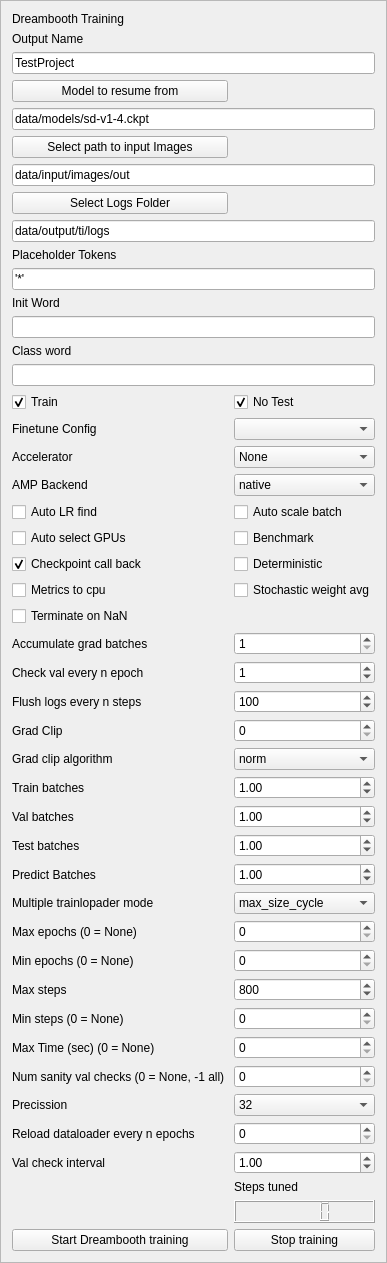
            <widget class="QFrame" name="Dreambooth">
             <property name="frameShape">
              <enum>QFrame::StyledPanel</enum>
             </property>
             <property name="frameShadow">
              <enum>QFrame::Raised</enum>
             </property>
             <layout class="QGridLayout" name="gridLayout">
              <item row="18" column="0">
               <widget class="QCheckBox" name="train">
                <property name="text">
                 <string>Train</string>
                </property>
                <property name="checked">
                 <bool>true</bool>
                </property>
               </widget>
              </item>
              <item row="31" column="0">
               <widget class="QLabel" name="label_75">
                <property name="text">
                 <string>Grad Clip</string>
                </property>
               </widget>
              </item>
              <item row="36" column="0">
               <widget class="QLabel" name="label_80">
                <property name="text">
                 <string>Predict Batches</string>
                </property>
               </widget>
              </item>
              <item row="9" column="0" colspan="2">
               <widget class="QLineEdit" name="logdir">
                <property name="text">
                 <string>data/output/ti/logs</string>
                </property>
               </widget>
              </item>
              <item row="35" column="1">
               <widget class="QDoubleSpinBox" name="limit_test_batches">
                <property name="singleStep">
                 <double>0.100000000000000</double>
                </property>
                <property name="value">
                 <double>1.000000000000000</double>
                </property>
               </widget>
              </item>
              <item row="41" column="1">
               <widget class="QSpinBox" name="min_steps"/>
              </item>
              <item row="34" column="0">
               <widget class="QLabel" name="label_78">
                <property name="text">
                 <string>Val batches</string>
                </property>
               </widget>
              </item>
              <item row="21" column="0">
               <widget class="QLabel" name="label_70">
                <property name="text">
                 <string>Accelerator</string>
                </property>
               </widget>
              </item>
              <item row="44" column="0">
               <widget class="QLabel" name="label_88">
                <property name="text">
                 <string>Precission</string>
                </property>
               </widget>
              </item>
              <item row="40" column="1">
               <widget class="QSpinBox" name="max_steps">
                <property name="maximum">
                 <number>10000</number>
                </property>
                <property name="value">
                 <number>800</number>
                </property>
               </widget>
              </item>
              <item row="46" column="0">
               <widget class="QLabel" name="label_90">
                <property name="text">
                 <string>Val check interval</string>
                </property>
               </widget>
              </item>
              <item row="25" column="1">
               <widget class="QCheckBox" name="deterministic">
                <property name="text">
                 <string>Deterministic</string>
                </property>
               </widget>
              </item>
              <item row="39" column="1">
               <widget class="QSpinBox" name="min_epochs"/>
              </item>
              <item row="19" column="0">
               <widget class="QLabel" name="label_2">
                <property name="text">
                 <string>Finetune Config</string>
                </property>
               </widget>
              </item>
              <item row="23" column="0">
               <widget class="QCheckBox" name="auto_lr_find">
                <property name="text">
                 <string>Auto LR find</string>
                </property>
               </widget>
              </item>
              <item row="43" column="1">
               <widget class="QSpinBox" name="num_sanity_val_steps"/>
              </item>
              <item row="48" column="1">
               <widget class="QLCDNumber" name="steps_tuned"/>
              </item>
              <item row="12" column="0">
               <widget class="QLabel" name="label_3">
                <property name="text">
                 <string>Placeholder Tokens</string>
                </property>
               </widget>
              </item>
              <item row="1" column="0">
               <widget class="QLabel" name="label">
                <property name="text">
                 <string>Output Name</string>
                </property>
               </widget>
              </item>
              <item row="29" column="0">
               <widget class="QLabel" name="label_72">
                <property name="text">
                 <string>Check val every n epoch</string>
                </property>
               </widget>
              </item>
              <item row="32" column="1">
               <widget class="QComboBox" name="gradient_clip_algorithm">
                <item>
                 <property name="text">
                  <string>norm</string>
                 </property>
                </item>
                <item>
                 <property name="text">
                  <string>value</string>
                 </property>
                </item>
               </widget>
              </item>
              <item row="24" column="1">
               <widget class="QCheckBox" name="benchmark">
                <property name="text">
                 <string>Benchmark</string>
                </property>
               </widget>
              </item>
              <item row="14" column="0">
               <widget class="QLabel" name="label_4">
                <property name="text">
                 <string>Init Word</string>
                </property>
               </widget>
              </item>
              <item row="23" column="1">
               <widget class="QCheckBox" name="auto_scale_batch_size">
                <property name="text">
                 <string>Auto scale batch</string>
                </property>
               </widget>
              </item>
              <item row="44" column="1">
               <widget class="QComboBox" name="precision">
                <item>
                 <property name="text">
                  <string>32</string>
                 </property>
                </item>
                <item>
                 <property name="text">
                  <string>16</string>
                 </property>
                </item>
                <item>
                 <property name="text">
                  <string>64</string>
                 </property>
                </item>
               </widget>
              </item>
              <item row="36" column="1">
               <widget class="QDoubleSpinBox" name="limit_predict_batches">
                <property name="singleStep">
                 <double>0.100000000000000</double>
                </property>
                <property name="value">
                 <double>1.000000000000000</double>
                </property>
               </widget>
              </item>
              <item row="22" column="0">
               <widget class="QLabel" name="label_71">
                <property name="text">
                 <string>AMP Backend</string>
                </property>
               </widget>
              </item>
              <item row="49" column="0">
               <widget class="QPushButton" name="Start">
                <property name="text">
                 <string>Start Dreambooth training</string>
                </property>
               </widget>
              </item>
              <item row="42" column="1">
               <widget class="QSpinBox" name="max_time"/>
              </item>
              <item row="45" column="0">
               <widget class="QLabel" name="label_89">
                <property name="text">
                 <string>Reload dataloader every n epochs </string>
                </property>
               </widget>
              </item>
              <item row="26" column="0">
               <widget class="QCheckBox" name="move_metrics_to_cpu">
                <property name="text">
                 <string>Metrics to cpu</string>
                </property>
               </widget>
              </item>
              <item row="4" column="0">
               <widget class="QPushButton" name="resumeModel">
                <property name="text">
                 <string>Model to resume from</string>
                </property>
               </widget>
              </item>
              <item row="30" column="1">
               <widget class="QSpinBox" name="flush_logs_every_n_steps">
                <property name="maximum">
                 <number>10000</number>
                </property>
                <property name="value">
                 <number>100</number>
                </property>
               </widget>
              </item>
              <item row="26" column="1">
               <widget class="QCheckBox" name="stochastic_weight_avg">
                <property name="text">
                 <string>Stochastic weight avg</string>
                </property>
               </widget>
              </item>
              <item row="46" column="1">
               <widget class="QDoubleSpinBox" name="val_check_interval">
                <property name="value">
                 <double>1.000000000000000</double>
                </property>
               </widget>
              </item>
              <item row="42" column="0">
               <widget class="QLabel" name="label_84">
                <property name="text">
                 <string>Max Time (sec) (0 = None)</string>
                </property>
               </widget>
              </item>
              <item row="22" column="1">
               <widget class="QComboBox" name="amp_backend">
                <item>
                 <property name="text">
                  <string>native</string>
                 </property>
                </item>
                <item>
                 <property name="text">
                  <string>apex</string>
                 </property>
                </item>
               </widget>
              </item>
              <item row="45" column="1">
               <widget class="QSpinBox" name="reload_dataloaders_every_n_epochs"/>
              </item>
              <item row="8" column="0">
               <widget class="QPushButton" name="logsFolder">
                <property name="text">
                 <string>Select Logs Folder</string>
                </property>
               </widget>
              </item>
              <item row="43" column="0">
               <widget class="QLabel" name="label_87">
                <property name="text">
                 <string>Num sanity val checks (0 = None, -1 all) </string>
                </property>
               </widget>
              </item>
              <item row="25" column="0">
               <widget class="QCheckBox" name="checkpoint_callback">
                <property name="text">
                 <string>Checkpoint call back</string>
                </property>
                <property name="checked">
                 <bool>true</bool>
                </property>
               </widget>
              </item>
              <item row="39" column="0">
               <widget class="QLabel" name="label_83">
                <property name="text">
                 <string>Min epochs (0 = None)</string>
                </property>
               </widget>
              </item>
              <item row="31" column="1">
               <widget class="QSpinBox" name="gradient_clip_val">
                <property name="maximum">
                 <number>100</number>
                </property>
               </widget>
              </item>
              <item row="7" column="0" colspan="2">
               <widget class="QLineEdit" name="data_root">
                <property name="text">
                 <string>data/input/images/out</string>
                </property>
               </widget>
              </item>
              <item row="32" column="0">
               <widget class="QLabel" name="label_76">
                <property name="text">
                 <string>Grad clip algorithm</string>
                </property>
               </widget>
              </item>
              <item row="5" column="0" colspan="2">
               <widget class="QLineEdit" name="actual_resume">
                <property name="text">
                 <string>data/models/sd-v1-4.ckpt</string>
                </property>
               </widget>
              </item>
              <item row="29" column="1">
               <widget class="QSpinBox" name="check_val_every_n_epoch">
                <property name="maximum">
                 <number>10000</number>
                </property>
                <property name="value">
                 <number>1</number>
                </property>
               </widget>
              </item>
              <item row="34" column="1">
               <widget class="QDoubleSpinBox" name="limit_val_batches">
                <property name="singleStep">
                 <double>0.100000000000000</double>
                </property>
                <property name="value">
                 <double>1.000000000000000</double>
                </property>
               </widget>
              </item>
              <item row="33" column="0">
               <widget class="QLabel" name="label_77">
                <property name="text">
                 <string>Train batches</string>
                </property>
               </widget>
              </item>
              <item row="13" column="0" colspan="2">
               <widget class="QLineEdit" name="placeholder_tokens">
                <property name="text">
                 <string>'*'</string>
                </property>
               </widget>
              </item>
              <item row="17" column="0" colspan="2">
               <widget class="QLineEdit" name="class_word"/>
              </item>
              <item row="33" column="1">
               <widget class="QDoubleSpinBox" name="limit_train_batches">
                <property name="singleStep">
                 <double>0.100000000000000</double>
                </property>
                <property name="value">
                 <double>1.000000000000000</double>
                </property>
               </widget>
              </item>
              <item row="21" column="1">
               <widget class="QComboBox" name="accelerator">
                <item>
                 <property name="text">
                  <string>None</string>
                 </property>
                </item>
                <item>
                 <property name="text">
                  <string>ddp</string>
                 </property>
                </item>
                <item>
                 <property name="text">
                  <string>dp</string>
                 </property>
                </item>
                <item>
                 <property name="text">
                  <string>ddp2</string>
                 </property>
                </item>
               </widget>
              </item>
              <item row="24" column="0">
               <widget class="QCheckBox" name="auto_select_gpus">
                <property name="text">
                 <string>Auto select GPUs</string>
                </property>
               </widget>
              </item>
              <item row="6" column="0">
               <widget class="QPushButton" name="pathInputImages">
                <property name="text">
                 <string>Select path to input Images</string>
                </property>
               </widget>
              </item>
              <item row="38" column="0">
               <widget class="QLabel" name="label_82">
                <property name="text">
                 <string>Max epochs (0 = None)</string>
                </property>
               </widget>
              </item>
              <item row="38" column="1">
               <widget class="QSpinBox" name="max_epochs"/>
              </item>
              <item row="47" column="1">
               <widget class="QLabel" name="label_5">
                <property name="text">
                 <string>Steps tuned</string>
                </property>
               </widget>
              </item>
              <item row="19" column="1">
               <widget class="QComboBox" name="base"/>
              </item>
              <item row="18" column="1">
               <widget class="QCheckBox" name="no_test">
                <property name="text">
                 <string>No Test</string>
                </property>
                <property name="checked">
                 <bool>true</bool>
                </property>
               </widget>
              </item>
              <item row="35" column="0">
               <widget class="QLabel" name="label_79">
                <property name="text">
                 <string>Test batches</string>
                </property>
               </widget>
              </item>
              <item row="0" column="0">
               <widget class="QLabel" name="label_6">
                <property name="text">
                 <string>Dreambooth Training</string>
                </property>
               </widget>
              </item>
              <item row="15" column="0" colspan="2">
               <widget class="QLineEdit" name="init_word"/>
              </item>
              <item row="3" column="0" colspan="2">
               <widget class="QLineEdit" name="name">
                <property name="text">
                 <string>TestProject</string>
                </property>
               </widget>
              </item>
              <item row="49" column="1">
               <widget class="QPushButton" name="Stop">
                <property name="text">
                 <string>Stop training</string>
                </property>
               </widget>
              </item>
              <item row="41" column="0">
               <widget class="QLabel" name="label_85">
                <property name="text">
                 <string>Min steps (0 = None)</string>
                </property>
               </widget>
              </item>
              <item row="37" column="1">
               <widget class="QComboBox" name="multiple_trainloader_mode">
                <item>
                 <property name="text">
                  <string>max_size_cycle</string>
                 </property>
                </item>
                <item>
                 <property name="text">
                  <string>min_size</string>
                 </property>
                </item>
               </widget>
              </item>
              <item row="16" column="0">
               <widget class="QLabel" name="label_73">
                <property name="text">
                 <string>Class word</string>
                </property>
               </widget>
              </item>
              <item row="27" column="0">
               <widget class="QCheckBox" name="terminate_on_nan">
                <property name="text">
                 <string>Terminate on NaN</string>
                </property>
               </widget>
              </item>
              <item row="40" column="0">
               <widget class="QLabel" name="label_86">
                <property name="text">
                 <string>Max steps</string>
                </property>
               </widget>
              </item>
              <item row="30" column="0">
               <widget class="QLabel" name="label_74">
                <property name="text">
                 <string>Flush logs every n steps</string>
                </property>
               </widget>
              </item>
              <item row="37" column="0">
               <widget class="QLabel" name="label_81">
                <property name="text">
                 <string>Multiple trainlopader mode</string>
                </property>
               </widget>
              </item>
              <item row="28" column="0">
               <widget class="QLabel" name="label_91">
                <property name="text">
                 <string>Accumulate grad batches</string>
                </property>
               </widget>
              </item>
              <item row="28" column="1">
               <widget class="QSpinBox" name="accumulate_grad_batches">
                <property name="minimum">
                 <number>1</number>
                </property>
                <property name="maximum">
                 <number>10000</number>
                </property>
               </widget>
              </item>
             </layout>
            </widget>
